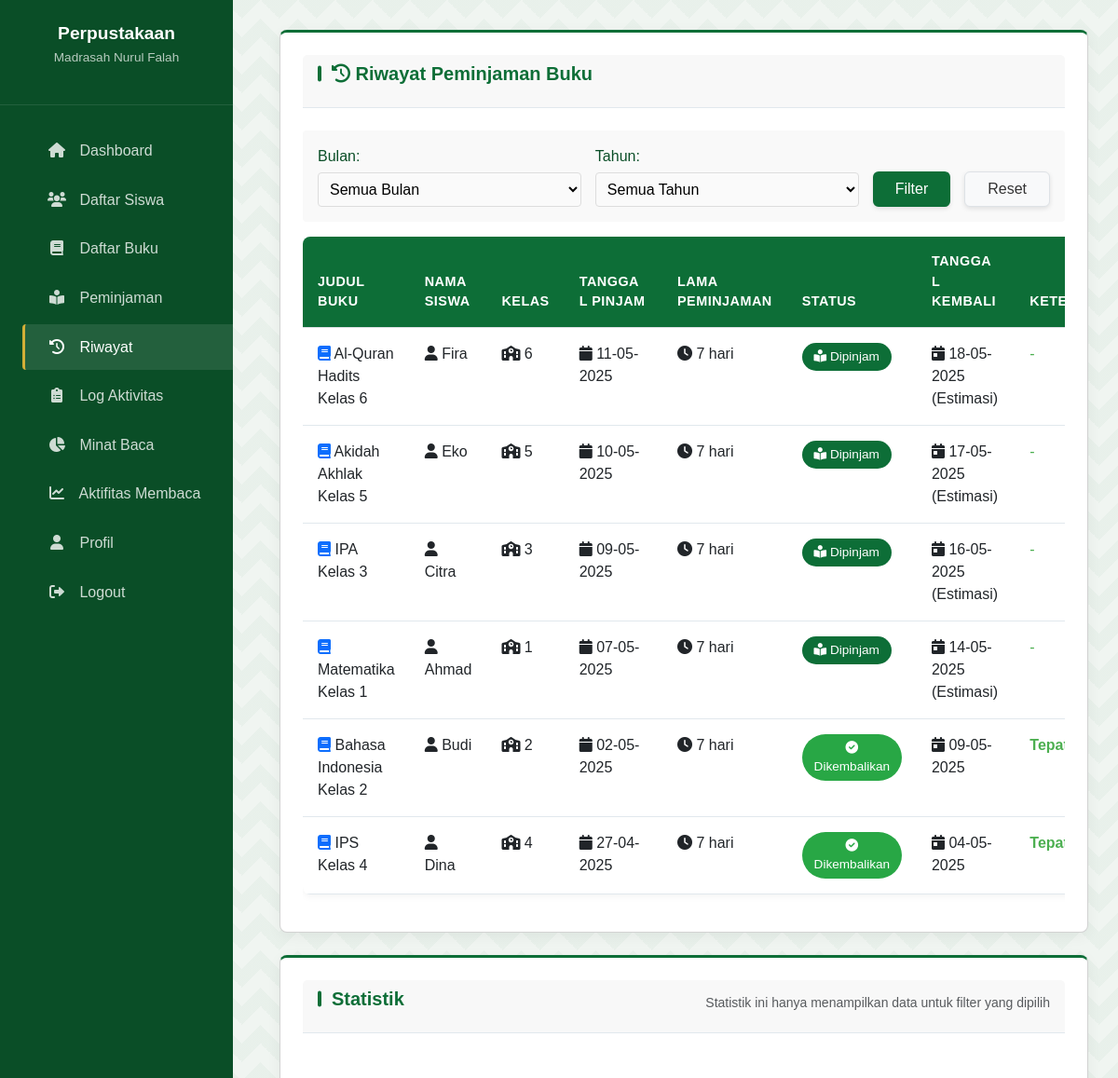
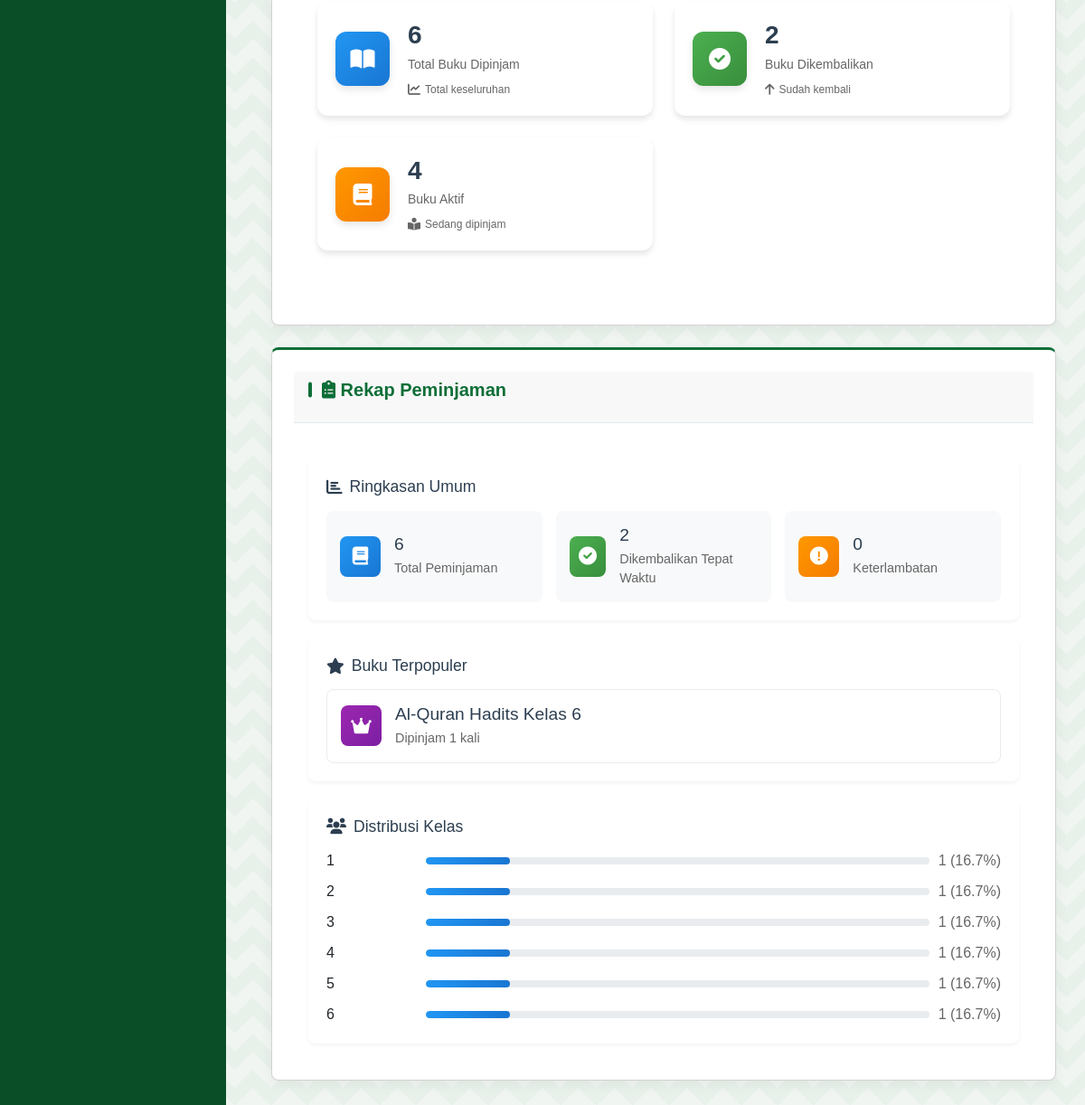
Screenshot of /admin/riwayat.php (signed in) with the database file from the repository (2 pictures, top to bottom).
### tables this page shows
CREATE TABLE IF NOT EXISTS peminjaman (
    id INT AUTO_INCREMENT PRIMARY KEY,
    siswa_id INT NOT NULL,
    buku_id INT NOT NULL,
    tanggal_pinjam DATE NOT NULL,
    lama_pinjam INT NOT NULL DEFAULT 7,  
    tanggal_kembali DATE,
    status ENUM('dipinjam', 'dikembalikan') NOT NULL DEFAULT 'dipinjam',
    keterlambatan INT DEFAULT 0,  
    created_at TIMESTAMP DEFAULT CURRENT_TIMESTAMP,
    FOREIGN KEY (siswa_id) REFERENCES siswa(id) ON DELETE CASCADE,
    FOREIGN KEY (buku_id) REFERENCES buku(id) ON DELETE CASCADE
);

CREATE TABLE IF NOT EXISTS buku (
    id INT AUTO_INCREMENT PRIMARY KEY,
    judul VARCHAR(255) NOT NULL,
    pengarang VARCHAR(100) NOT NULL,
    penerbit VARCHAR(100) NOT NULL,
    tahun_terbit YEAR NOT NULL,
    isbn VARCHAR(20),
    jumlah_buku INT NOT NULL DEFAULT 1,
    kategori_id INT NOT NULL,
    created_at TIMESTAMP DEFAULT CURRENT_TIMESTAMP,
    FOREIGN KEY (kategori_id) REFERENCES kategori_buku(id)
);

CREATE TABLE IF NOT EXISTS siswa (
    id INT AUTO_INCREMENT PRIMARY KEY,
    nisn VARCHAR(20) NOT NULL UNIQUE,
    password VARCHAR(255) NOT NULL,
    nama VARCHAR(100) NOT NULL,
    kelas VARCHAR(10) NOT NULL,
    created_at TIMESTAMP DEFAULT CURRENT_TIMESTAMP
);

### admin/riwayat.php (the view, shortened to what the rows shown need)
<?php
require_once 'includes/header.php';
$month = isset($_GET['month']) && $_GET['month'] !== '' ? (int)$_GET['month'] : null;
$year = isset($_GET['year']) && $_GET['year'] !== '' ? (int)$_GET['year'] : null;
$loanHistory = getAllLoanHistory($month, $year);
?>
<div class="card">
    <div class="card-header">
        <h2 class="card-title"><i class="fas fa-history"></i> Riwayat Peminjaman Buku</h2>
    </div>
    <?php if (empty($loanHistory)): ?>
        <div style="padding: 30px; text-align: center;">
            <i class="fas fa-history" style="font-size: 3rem; color: #6c757d; margin-bottom: 15px; display: block;"></i>
            <p style="margin: 0; color: #6c757d;">
                <?php if ($month !== null || $year !== null): ?>
                    Tidak ada riwayat peminjaman untuk <?php echo strtolower($filterText); ?>.
                <?php else: ?>
                    Belum ada riwayat peminjaman buku.
                <?php endif; ?>
            </p>
        </div>
    <?php else: ?>
        <div style="overflow-x: auto;">
            <table class="table">
                <thead>
                    <tr>
                        <th>Judul Buku</th>
                        <th>Nama Siswa</th>
                        <th>Kelas</th>
                        <th>Tanggal Pinjam</th>
                        <th>Lama Peminjaman</th>
                        <th>Status</th>
                        <th>Tanggal Kembali</th>
                        <th>Keterlambatan</th>
                    </tr>
                </thead>
                <tbody>
                    <?php foreach ($loanHistory as $loan): ?>
                        <?php
                            $is_currently_overdue = false;
                            if ($loan['status'] == 'dipinjam') {
                                $jatuh_tempo = date('Y-m-d', strtotime($loan['tanggal_pinjam'] . ' + ' . $loan['lama_pinjam'] . ' days'));
                                $today = date('Y-m-d');
                                $is_currently_overdue = ($today > $jatuh_tempo);
                            }
                        ?>
                        <tr <?php echo $is_currently_overdue ? 'style="background-color: #fff8e1;"' : ''; ?>>
                            <td><i class="fas fa-book text-primary"></i> <?php echo htmlspecialchars($loan['judul']); ?></td>
                            <td><i class="fas fa-user"></i> <?php echo htmlspecialchars($loan['nama_siswa']); ?></td>
                            <td><i class="fas fa-school"></i> <?php echo htmlspecialchars($loan['kelas']); ?></td>
                            <td><i class="fas fa-calendar"></i> <?php echo formatDate($loan['tanggal_pinjam']); ?></td>
                            <td><i class="fas fa-clock"></i> <?php echo $loan['lama_pinjam']; ?> hari</td>
                            <td>
                                <?php if ($loan['status'] == 'dikembalikan'): ?>
                                    <?php if (isset($loan['keterlambatan']) && $loan['keterlambatan'] > 0): ?>
                                        <span class="status-badge" style="background-color: #e53935;">
                                            <i class="fas fa-exclamation-circle"></i> Terlambat
                                        </span>
                                    <?php else: ?>
                                        <span class="status-badge" style="background-color: var(--success-color);">
                                            <i class="fas fa-check-circle"></i> Dikembalikan
                                        </span>
                                    <?php endif; ?>
                                <?php elseif ($is_currently_overdue): ?>
                                    <span class="status-badge" style="background-color: #ff9800;">
                                        <i class="fas fa-exclamation-triangle"></i> Terlambat
                                    </span>
                                <?php else: ?>
                                    <span class="status-badge" style="background-color: var(--primary-color); color: white;">
                                        <i class="fas fa-book-reader"></i> Dipinjam
                                    </span>
                                <?php endif; ?>
                            </td>
                            <td><i class="fas fa-calendar-day"></i>
                                <?php
                                if ($loan['tanggal_kembali']) {
                                    echo formatDate($loan['tanggal_kembali']);
                                } else {
                                    $returnDate = date('Y-m-d', strtotime($loan['tanggal_pinjam'] . ' + ' . $loan['lama_pinjam'] . ' days'));
                                    echo formatDate($returnDate) . ' (Estimasi)';
                                }
                                ?>
                            </td>
                            <td>
                                <?php if ($loan['status'] == 'dipinjam'): ?>
                                    <?php if ($is_currently_overdue): ?>
                                        <?php
                                            $today = new DateTime(date('Y-m-d'));
                                            $jatuh_tempo = new DateTime(date('Y-m-d', strtotime($loan['tanggal_pinjam'] . ' + ' . $loan['lama_pinjam'] . ' days')));
                                            $diff = $today->diff($jatuh_tempo);
                                            echo '<span style="color: #e53935; font-weight: bold;">' . $diff->days . ' hari</span>';
                                        ?>
                                    <?php else: ?>
                                        <span style="color: #4CAF50;">-</span>
                                    <?php endif; ?>
                                <?php else: ?>
                                    <?php if (isset($loan['keterlambatan']) && $loan['keterlambatan'] > 0): ?>
                                        <span style="color: #e53935; font-weight: bold;"><?php echo $loan['keterlambatan']; ?> hari</span>
                                    <?php else: ?>
                                        <span style="color: #4CAF50; font-weight: bold;">Tepat waktu</span>
                                    <?php endif; ?>
                                <?php endif; ?>
                            </td>
                        </tr>
                    <?php endforeach; ?>
                </tbody>
            </table>
        </div>
    <?php endif; ?>
</div>
<div class="card" style="margin-top: 20px;">
    <div class="card-header">
        <h2 class="card-title"><i class="fas fa-clipboard-list"></i> Rekap Peminjaman</h2>
    </div>
    <div class="card-body">
        <?php
        $mostBorrowedBook = '';
        $mostBorrowedCount = 0;
        $bookCounts = [];
        $classCounts = [];
        foreach ($loanHistory as $loan) {
            if (!isset($bookCounts[$loan['judul']])) {
                $bookCounts[$loan['judul']] = 0;
            }
            $bookCounts[$loan['judul']]++;
            if ($bookCounts[$loan['judul']] > $mostBorrowedCount) {
                $mostBorrowedCount = $bookCounts[$loan['judul']];
                $mostBorrowedBook = $loan['judul'];
            }
            if (!isset($classCounts[$loan['kelas']])) {
                $classCounts[$loan['kelas']] = 0;
            }
            $classCounts[$loan['kelas']]++;
        }
        ksort($classCounts);
        $topClasses = $classCounts;
        ?>
        <div class="recap-container">
            <div class="recap-section">
                <?php if ($mostBorrowedCount > 0): ?>
                    <div class="recap-item highlight">
                        <div class="recap-icon" style="background: linear-gradient(135deg, #9C27B0, #7B1FA2);">
                            <i class="fas fa-crown"></i>
                        </div>
                        <div class="recap-details">
                            <h4><?php echo htmlspecialchars($mostBorrowedBook); ?></h4>
                            <p>Dipinjam <?php echo $mostBorrowedCount; ?> kali</p>
                        </div>
                    </div>
                <?php else: ?>
                    <p class="no-data">Belum ada data peminjaman</p>
                <?php endif; ?>
            </div>
            <div class="recap-section">
                <?php if (!empty($topClasses)): ?>
                    <div class="class-distribution">
                        <?php
                        $totalLoansForClasses = array_sum($topClasses);
                        foreach ($topClasses as $class => $count):
                        ?>
                            <div class="class-item">
                                <span class="class-name"><?php echo htmlspecialchars($class); ?></span>
                                <div class="class-bar">
                                    <div class="class-progress" style="width: <?php echo ($count / $totalLoansForClasses * 100); ?>%"></div>
                                </div>
                                <span class="class-count"><?php echo $count; ?> (<?php echo round(($count / $totalLoansForClasses * 100), 1); ?>%)</span>
                            </div>
                        <?php endforeach; ?>
                    </div>
                <?php else: ?>
                    <p class="no-data">Belum ada data peminjaman</p>
                <?php endif; ?>
            </div>
        </div>
    </div>
</div>
<?php
require_once 'includes/footer.php';
?>

### rows the page displays
peminjaman: buku.judul "Al-Quran Hadits Kelas 6", siswa.nama "Fira", siswa.kelas "6", tanggal_pinjam "11-05-2025", lama_pinjam "7", status "dipinjam" (drawn), formatDate($returnDate) "18-05-2025"
peminjaman: buku.judul "Akidah Akhlak Kelas 5", siswa.nama "Eko", siswa.kelas "5", tanggal_pinjam "10-05-2025", lama_pinjam "7", status "dipinjam" (drawn), formatDate($returnDate) "17-05-2025"
peminjaman: buku.judul "IPA Kelas 3", siswa.nama "Citra", siswa.kelas "3", tanggal_pinjam "09-05-2025", lama_pinjam "7", status "dipinjam" (drawn), formatDate($returnDate) "16-05-2025"
peminjaman: buku.judul "Matematika Kelas 1", siswa.nama "Ahmad", siswa.kelas "1", tanggal_pinjam "07-05-2025", lama_pinjam "7", status "dipinjam" (drawn), formatDate($returnDate) "14-05-2025", siswa "1", $count/$totalLoansForClasses*100 "16.7", buku "1"
peminjaman: buku.judul "Bahasa Indonesia Kelas 2", siswa.nama "Budi", siswa.kelas "2", tanggal_pinjam "02-05-2025", lama_pinjam "7", status "dikembalikan" (drawn), tanggal_kembali "09-05-2025"
peminjaman: buku.judul "IPS Kelas 4", siswa.nama "Dina", siswa.kelas "4", tanggal_pinjam "27-04-2025", lama_pinjam "7", status "dikembalikan" (drawn), tanggal_kembali "04-05-2025"
buku: judul "Al-Quran Hadits Kelas 6", judul "1"

### other values shown
$totalBooks "6"
$returnedBooks "2"
$activeBooks "4"
$totalLoans "6"
$onTimeCount "2"
$overdueCount "0"
$class "1"
$class "2"
$class "3"
$count "1"
$count / $totalLoansForClasses * 100 "16.7"
$class "4"
$class "5"
$class "6"
